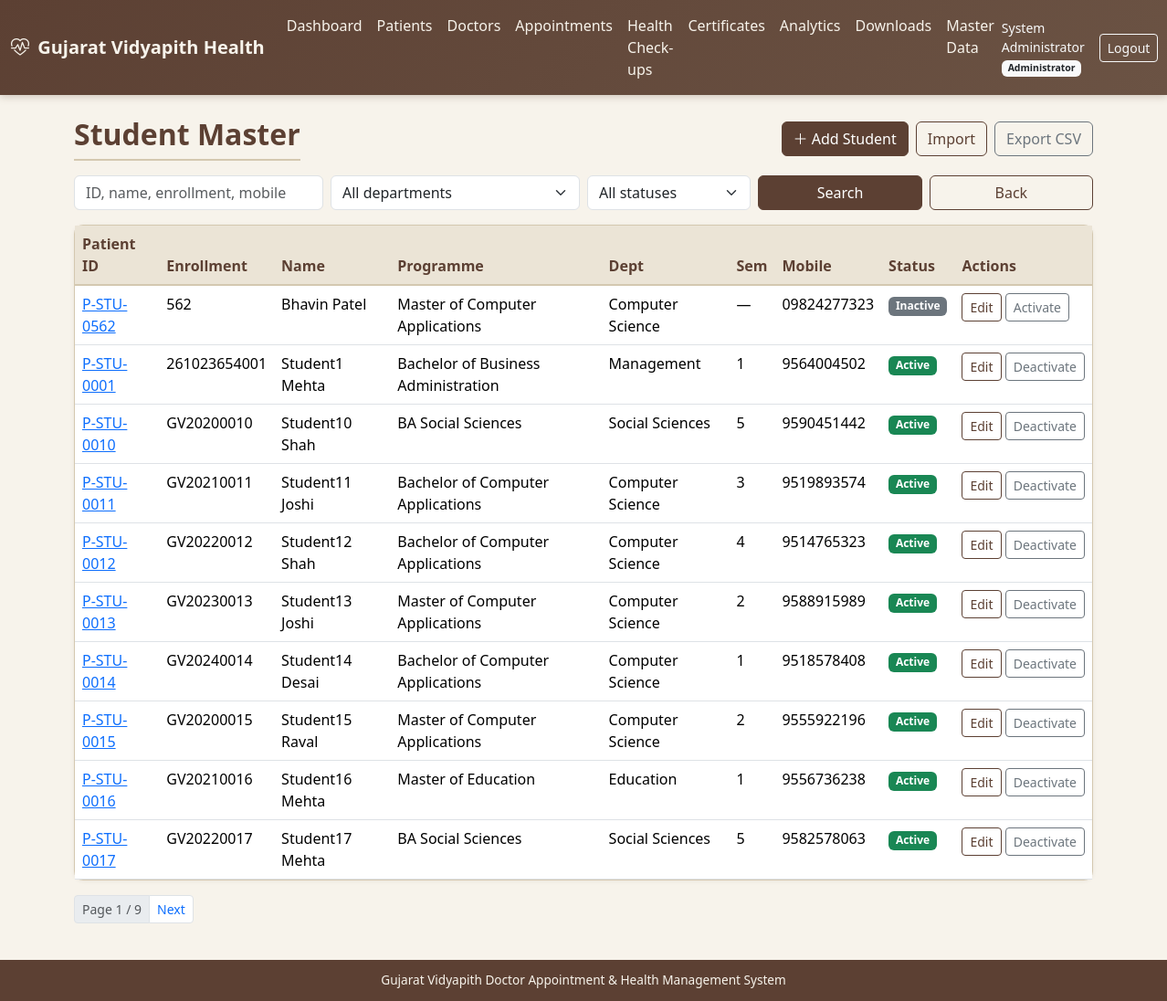
/masters/students/ (signed in), run on the app's committed database.
### accounts/models.py (models this page shows, shortened)
class User(AbstractUser):
    role = models.ForeignKey(
        Role, on_delete=models.SET_NULL, null=True, blank=True, related_name='users'
    )
    mobile = models.CharField(max_length=15, blank=True)
    gender = models.CharField(
        max_length=10,
        choices=[('Male', 'Male'), ('Female', 'Female'), ('Other', 'Other')],
        blank=True,
    )
    profile_photo = models.ImageField(upload_to='profiles/', blank=True, null=True)
    is_active_user = models.BooleanField(default=True)
    created_at = models.DateTimeField(auto_now_add=True)
    updated_at = models.DateTimeField(auto_now=True)
    class Meta:
        ordering = ['username']
    @property
    def role_code(self):
        return self.role.code if self.role else None

class Role(models.Model):
    ADMIN = 'admin'
    DOCTOR = 'doctor'
    STUDENT = 'student'
    STAFF = 'staff'
    STAFF_FAMILY = 'staff_family'
    HOD = 'hod'
    SUPER_ADMIN = 'super_admin'
    ROLE_CHOICES = [
        (ADMIN, 'Administrator'),
        (DOCTOR, 'Doctor'),
        (STUDENT, 'Student'),
        (STAFF, 'Staff'),
        (STAFF_FAMILY, 'Staff Family Member'),
        (HOD, 'HOD'),
        (SUPER_ADMIN, 'Super Administrator'),
    ]
    code = models.CharField(max_length=20, choices=ROLE_CHOICES, unique=True)
    name = models.CharField(max_length=50)
    description = models.TextField(blank=True)
    is_active = models.BooleanField(default=True)
    created_at = models.DateTimeField(auto_now_add=True)
    class Meta:
        ordering = ['name']

### patients/models.py (models this page shows, shortened)
class Patient(models.Model):
    CATEGORY_STUDENT = 'student'
    CATEGORY_STAFF = 'staff'
    CATEGORY_STAFF_FAMILY = 'staff_family'
    CATEGORY_CHOICES = [
        (CATEGORY_STUDENT, 'Student'),
        (CATEGORY_STAFF, 'University Staff'),
        (CATEGORY_STAFF_FAMILY, 'Staff Family Member'),
    ]
    patient_id = models.CharField(max_length=30, unique=True, db_index=True)
    user = models.OneToOneField(
        settings.AUTH_USER_MODEL,
        on_delete=models.SET_NULL,
        null=True,
        blank=True,
        related_name='patient_profile',
    )
    category = models.CharField(max_length=20, choices=CATEGORY_CHOICES, db_index=True)
    name = models.CharField(max_length=150, db_index=True)
    gender = models.CharField(
        max_length=10,
        choices=[('Male', 'Male'), ('Female', 'Female'), ('Other', 'Other')],
        blank=True,
    )
    date_of_birth = models.DateField(null=True, blank=True)
    email = models.EmailField(blank=True, db_index=True)
    mobile = models.CharField(max_length=15, blank=True, db_index=True)
    address = models.TextField(blank=True)
    blood_group = models.CharField(max_length=5, blank=True)
    emergency_contact = models.CharField(max_length=15, blank=True)
    status = models.CharField(
        max_length=20,
        choices=[('Active', 'Active'), ('Inactive', 'Inactive')],
        default='Active',
    )
    created_at = models.DateTimeField(auto_now_add=True)
    updated_at = models.DateTimeField(auto_now=True)
    created_by = models.ForeignKey(
        settings.AUTH_USER_MODEL,
        on_delete=models.SET_NULL,
        null=True,
        blank=True,
        related_name='patients_created',
    )
    class Meta:
        ordering = ['name']
        indexes = [
            models.Index(fields=['name', 'mobile']),
            models.Index(fields=['category', 'status']),
        ]

class StudentProfile(models.Model):
    patient = models.OneToOneField(
        Patient, on_delete=models.CASCADE, related_name='student_profile'
    )
    enrollment_number = models.CharField(max_length=40, unique=True, db_index=True)
    programme = models.ForeignKey(
        Programme, on_delete=models.SET_NULL, null=True, blank=True, related_name='students'
    )
    department = models.ForeignKey(
        Department, on_delete=models.SET_NULL, null=True, blank=True, related_name='students'
    )
    semester = models.PositiveSmallIntegerField(null=True, blank=True)

### masters/models.py (models this page shows, shortened)
class Programme(models.Model):
    programme_code = models.CharField(max_length=20, unique=True)
    name = models.CharField(max_length=150)
    department = models.ForeignKey(
        Department, on_delete=models.PROTECT, related_name='programmes'
    )
    duration_years = models.PositiveSmallIntegerField(default=3)
    status = models.CharField(
        max_length=20,
        choices=[('Active', 'Active'), ('Inactive', 'Inactive')],
        default='Active',
    )
    created_at = models.DateTimeField(auto_now_add=True)
    class Meta:
        ordering = ['name']

class Department(models.Model):
    department_code = models.CharField(max_length=20, unique=True)
    name = models.CharField(max_length=150)
    email = models.EmailField(blank=True)
    status = models.CharField(
        max_length=20,
        choices=[('Active', 'Active'), ('Inactive', 'Inactive')],
        default='Active',
    )
    created_at = models.DateTimeField(auto_now_add=True)
    updated_at = models.DateTimeField(auto_now=True)
    class Meta:
        ordering = ['name']

### masters/views.py (the view)
# urls.py: path('students/', views.student_list, name='student_list'),
@admin_required
def student_list(request):
    q = request.GET.get('q', '').strip()
    dept = request.GET.get('department', '')
    status = request.GET.get('status', '')
    qs = Patient.objects.filter(category=Patient.CATEGORY_STUDENT).select_related(
        'student_profile', 'student_profile__programme', 'student_profile__department'
    ).order_by('name')
    if q:
        qs = qs.filter(
            Q(name__icontains=q) | Q(patient_id__icontains=q) | Q(mobile__icontains=q) |
            Q(email__icontains=q) | Q(student_profile__enrollment_number__icontains=q)
        )
    if dept:
        qs = qs.filter(student_profile__department_id=dept)
    if status:
        qs = qs.filter(status=status)
    return render(request, 'masters/student_list.html', {
        'page_obj': _paginate(request, qs), 'q': q, 'dept': dept, 'status': status,
        'departments': Department.objects.filter(status='Active'),
    })

### accounts/permissions.py (called while the page is built, shortened)
def role_required(*role_codes):
    def decorator(view_func):
        @login_required
        @wraps(view_func)
        def _wrapped(request, *args, **kwargs):
            user = request.user
            if user.is_superuser:
                return view_func(request, *args, **kwargs)
        return _wrapped
    return decorator

### masters/views.py (called while the page is built)
def _paginate(request, qs, per_page=10):
    return Paginator(qs, per_page).get_page(request.GET.get('page'))

### templates/masters/student_list.html (shortened to what this page needs)
{% extends "base.html" %}
{% block content %}
<div class="container">
  <div class="d-flex justify-content-between align-items-center mb-3 flex-wrap gap-2">
    <h2 class="page-title mb-0">Student Master</h2>
    <div class="d-flex gap-2 flex-wrap">
      <a href="{% url 'masters:student_create' %}" class="btn btn-gv"><i class="bi bi-plus-lg"></i> Add Student</a>
      <a href="{% url 'masters:student_import' %}" class="btn btn-outline-gv">Import</a>
      <a href="{% url 'masters:student_export' %}" class="btn btn-outline-secondary">Export CSV</a>
    </div>
  </div>
  <form class="row g-2 mb-3" method="get">
    <div class="col-md-3"><input type="text" name="q" value="{{ q }}" class="form-control" placeholder="ID, name, enrollment, mobile"></div>
    <div class="col-md-3">
      <select name="department" class="form-select">
        <option value="">All departments</option>
      </select>
    </div>
    <div class="col-md-2">
      <select name="status" class="form-select">
        <option value="">All statuses</option>
      </select>
    </div>
    <div class="col-md-2"><button class="btn btn-gv w-100">Search</button></div>
    <div class="col-md-2"><a href="{% url 'masters:index' %}" class="btn btn-outline-gv w-100">Back</a></div>
  </form>
  <div class="card card-gv"><div class="table-responsive">
    <table class="table table-gv table-hover mb-0">
      <thead><tr><th>Patient ID</th><th>Enrollment</th><th>Name</th><th>Programme</th><th>Dept</th><th>Sem</th><th>Mobile</th><th>Status</th><th>Actions</th></tr></thead>
      <tbody>
      {% for p in page_obj %}
      <tr>
        <td><a href="{% url 'masters:student_detail' p.pk %}">{{ p.patient_id }}</a></td>
        <td>{{ p.student_profile.enrollment_number|default:"—" }}</td>
        <td>{{ p.name }}</td>
        <td>{{ p.student_profile.programme.name|default:"—" }}</td>
        <td>{{ p.student_profile.department.name|default:"—" }}</td>
        <td>{{ p.student_profile.semester|default:"—" }}</td>
        <td>{{ p.mobile|default:"—" }}</td>
        <td><span class="badge {% if p.status == 'Active' %}bg-success{% else %}bg-secondary{% endif %}">{{ p.status }}</span></td>
        <td class="text-nowrap">
          <a href="{% url 'masters:student_edit' p.pk %}" class="btn btn-sm btn-outline-gv">Edit</a>
          <form method="post" action="{% url 'masters:student_toggle' p.pk %}" class="d-inline">{% csrf_token %}
            <button class="btn btn-sm btn-outline-secondary">{% if p.status == 'Active' %}Deactivate{% else %}Activate{% endif %}</button>
          </form>
        </td>
      </tr>
      {% empty %}<tr><td colspan="9" class="text-center text-muted">No students</td></tr>{% endfor %}
      </tbody>
    </table>
  </div></div>
  {% include "masters/_pagination.html" %}
</div>
{% endblock %}

### templates/base.html (shortened to what this page needs)
{% load static %}
<!DOCTYPE html>
<html lang="en">
<head>
  <link href="https://cdn.jsdelivr.net/npm/bootstrap@5.3.3/dist/css/bootstrap.min.css" rel="stylesheet">
  <link href="https://cdn.jsdelivr.net/npm/bootstrap-icons@1.11.3/font/bootstrap-icons.min.css" rel="stylesheet">
  <link href="{% static 'css/gv-theme.css' %}" rel="stylesheet">
</head>
<body class="d-flex flex-column">
{% if user.is_authenticated %}
<nav class="navbar navbar-expand-lg navbar-gv">
  <div class="container-fluid">
    <a class="navbar-brand fw-semibold" href="{% url 'accounts:dashboard' %}">
      <i class="bi bi-heart-pulse me-1"></i> Gujarat Vidyapith Health
    </a>
    <div class="collapse navbar-collapse" id="navMain">
      <ul class="navbar-nav me-auto">
        <li class="nav-item"><a class="nav-link" href="{% url 'accounts:dashboard' %}">Dashboard</a></li>
        {% if user.is_superuser or user.role_code == 'admin' or user.role_code == 'super_admin' or user.role_code == 'doctor' %}
        <li class="nav-item"><a class="nav-link" href="{% url 'patients:index' %}">Patients</a></li>
        {% endif %}
        <li class="nav-item"><a class="nav-link" href="{% url 'doctors:index' %}">Doctors</a></li>
        <li class="nav-item"><a class="nav-link" href="{% url 'appointments:index' %}">Appointments</a></li>
        <li class="nav-item"><a class="nav-link" href="{% url 'health_records:index' %}">Health Check-ups</a></li>
        <li class="nav-item"><a class="nav-link" href="{% url 'certificates:index' %}">Certificates</a></li>
        <li class="nav-item"><a class="nav-link" href="{% url 'analytics:index' %}">Analytics</a></li>
        <li class="nav-item"><a class="nav-link" href="{% url 'analytics:downloads' %}">Downloads</a></li>
        {% if user.is_superuser or user.role_code == 'admin' or user.role_code == 'super_admin' %}
        <li class="nav-item"><a class="nav-link" href="{% url 'masters:index' %}">Master Data</a></li>
        {% endif %}
      </ul>
      <span class="navbar-text text-light me-3 small">
        {{ user.get_full_name|default:user.username }}
        {% if user.role %}<span class="badge bg-light text-dark">{{ user.role.name }}</span>{% endif %}
      </span>
      <a class="btn btn-sm btn-outline-light" href="{% url 'accounts:logout' %}">Logout</a>
    </div>
  </div>
</nav>
{% endif %}
<main class="container-fluid py-4 flex-grow-1">
  {% block content %}{% endblock %}
</main>
<footer class="footer-gv text-center">
  <div class="container">
    Gujarat Vidyapith Doctor Appointment &amp; Health Management System
  </div>
</footer>
</body>
</html>

### static/css/gv-theme.css (style rules this page uses)
:root { --gv-cream: #f7f3eb; --gv-cream-dark: #ebe4d6; --gv-brown: #5c4033; --gv-brown-light: #8b6914; --gv-earth: #6b5344; --gv-muted: #a0896e; --gv-accent: #3d5a40; --gv-text: #2c2416; --gv-border: #d4c8b0; --gv-card: #fffdf8; --gv-success: #4a7c59; --gv-warning: #c4a35a; --gv-danger: #a65d57; }
body { background-color: var(--gv-cream); color: var(--gv-text); font-family: 'Segoe UI', system-ui, -apple-system, sans-serif; min-height: 100vh; }
.navbar-gv { background: linear-gradient(135deg, var(--gv-brown) 0%, var(--gv-earth) 100%); box-shadow: 0 2px 8px rgba(92, 64, 51, 0.25); }
.navbar-gv .navbar-brand, .navbar-gv .nav-link { color: var(--gv-cream) !important; }
.card-gv { background: var(--gv-card); border: 1px solid var(--gv-border); border-radius: 10px; box-shadow: 0 1px 4px rgba(92, 64, 51, 0.08); }
.btn-gv { background: var(--gv-brown); border-color: var(--gv-brown); color: #fff; }
.btn-outline-gv { border-color: var(--gv-brown); color: var(--gv-brown); }
.table-gv thead th { background: var(--gv-cream-dark); color: var(--gv-brown); border-bottom: 2px solid var(--gv-border); font-weight: 600; }
.page-title { color: var(--gv-brown); font-weight: 600; border-bottom: 2px solid var(--gv-border); padding-bottom: 0.5rem; margin-bottom: 1.25rem; }
.footer-gv { background: var(--gv-brown); color: var(--gv-cream); font-size: 0.85rem; padding: 0.75rem 0; margin-top: auto; }

### data on the page
User: get_full_name "System Administrator", role.name "Administrator"
Patient: patient_id "P-STU-0562", student_profile.enrollment_number "562", name "Bhavin Patel", student_profile.programme.name "Master of Computer Applications", student_profile.department.name "Computer Science", student_profile.semester "—", mobile "09824277323", status "Inactive", shows "Activate"
Patient: patient_id "P-STU-0001", student_profile.enrollment_number "261023654001", name "Student1 Mehta", student_profile.programme.name "Bachelor of Business Administration", student_profile.department.name "Management", student_profile.semester "1", mobile "9564004502", status "Active", shows "Deactivate"
Patient: patient_id "P-STU-0010", student_profile.enrollment_number "GV20200010", name "Student10 Shah", student_profile.programme.name "BA Social Sciences", student_profile.department.name "Social Sciences", student_profile.semester "5", mobile "9590451442", status "Active", shows "Deactivate"
Patient: patient_id "P-STU-0011", student_profile.enrollment_number "GV20210011", name "Student11 Joshi", student_profile.programme.name "Bachelor of Computer Applications", student_profile.department.name "Computer Science", student_profile.semester "3", mobile "9519893574", status "Active", shows "Deactivate"
Patient: patient_id "P-STU-0012", student_profile.enrollment_number "GV20220012", name "Student12 Shah", student_profile.programme.name "Bachelor of Computer Applications", student_profile.department.name "Computer Science", student_profile.semester "4", mobile "9514765323", status "Active", shows "Deactivate"
Patient: patient_id "P-STU-0013", student_profile.enrollment_number "GV20230013", name "Student13 Joshi", student_profile.programme.name "Master of Computer Applications", student_profile.department.name "Computer Science", student_profile.semester "2", mobile "9588915989", status "Active", shows "Deactivate"
Patient: patient_id "P-STU-0014", student_profile.enrollment_number "GV20240014", name "Student14 Desai", student_profile.programme.name "Bachelor of Computer Applications", student_profile.department.name "Computer Science", student_profile.semester "1", mobile "9518578408", status "Active", shows "Deactivate"
Patient: patient_id "P-STU-0015", student_profile.enrollment_number "GV20200015", name "Student15 Raval", student_profile.programme.name "Master of Computer Applications", student_profile.department.name "Computer Science", student_profile.semester "2", mobile "9555922196", status "Active", shows "Deactivate"
Patient: patient_id "P-STU-0016", student_profile.enrollment_number "GV20210016", name "Student16 Mehta", student_profile.programme.name "Master of Education", student_profile.department.name "Education", student_profile.semester "1", mobile "9556736238", status "Active", shows "Deactivate"
Patient: patient_id "P-STU-0017", student_profile.enrollment_number "GV20220017", name "Student17 Mehta", student_profile.programme.name "BA Social Sciences", student_profile.department.name "Social Sciences", student_profile.semester "5", mobile "9582578063", status "Active", shows "Deactivate"

### other printed values
{{ page_obj.number }} "1"
{{ page_obj.paginator.num_pages }} "9"
